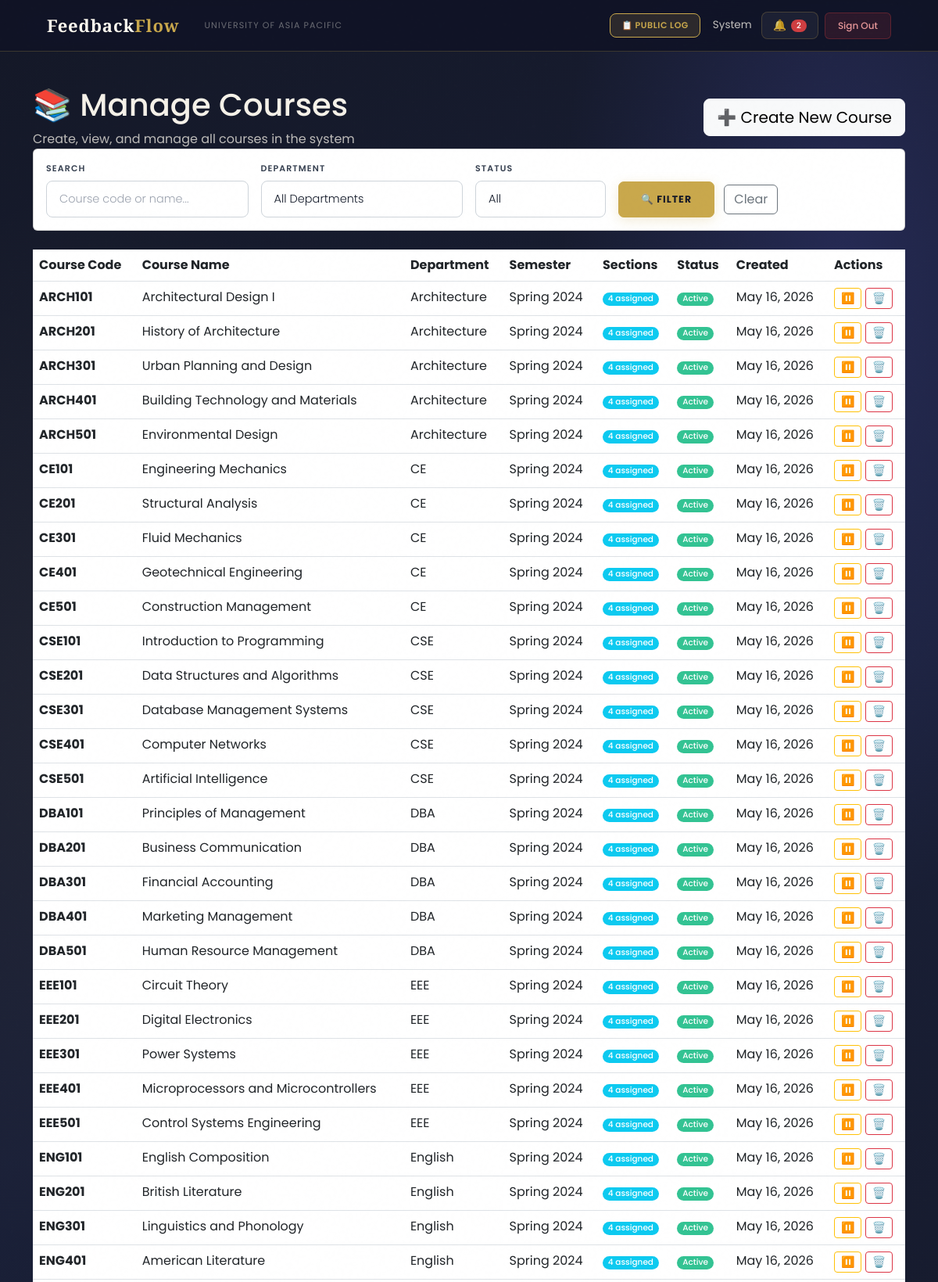
The app's page /feedback/admin/courses/ (signed in, upper part) with its own data.
### users/models.py (models this page shows, shortened)
class User(AbstractBaseUser, PermissionsMixin):
    ROLE_CHOICES = (
        ('Student',   'Student'),
        ('Faculty',   'Faculty'),
        ('HOD',       'Head of Department'),
        ('Staff',     'Staff'),
        ('DAO',       'Dean of Administration Office'),
        ('Admin',     'Administrator'),
        ('Committee', 'Committee Member'),
    )
    DEPARTMENT_CHOICES = (
        ('DBA',          'Department of Business Administration'),
        ('CSE',          'Department of Computer Science and Engineering'),
        ('CE',           'Department of Civil Engineering'),
        ('EEE',          'Department of Electrical and Electronic Engineering'),
        ('Pharmacy',     'Department of Pharmacy'),
        ('Law',          'Department of Law and Human Rights'),
        ('English',      'Department of English'),
        ('Architecture', 'Department of Architecture'),
    )
    COMMITTEE_TYPE_CHOICES = (
        ('Harassment Committee', 'Harassment Committee'),
        ('Proctorial Committee', 'Proctorial Committee'),
    )
    email          = models.EmailField(unique=True, max_length=255)
    full_name      = models.CharField(max_length=150)
    role           = models.CharField(max_length=20, choices=ROLE_CHOICES)
    department     = models.CharField(max_length=100, choices=DEPARTMENT_CHOICES, null=True, blank=True)
    student_id     = models.CharField(max_length=50, unique=True, null=True, blank=True)
    committee_type = models.CharField(max_length=50, choices=COMMITTEE_TYPE_CHOICES, null=True, blank=True)
    is_active      = models.BooleanField(default=True)
    is_staff       = models.BooleanField(default=False)
    created_at     = models.DateTimeField(auto_now_add=True)
    updated_at     = models.DateTimeField(auto_now=True)
    USERNAME_FIELD  = 'email'
    REQUIRED_FIELDS = ['full_name']
    objects = UserManager()
    class Meta:
        verbose_name        = 'User'
        verbose_name_plural = 'Users'
        ordering            = ['-created_at']
    def get_short_name(self):
        return self.full_name.split()[0] if self.full_name else self.email

### feedback/models.py (models this page shows, shortened)
class Course(models.Model):
    course_code = models.CharField(max_length=20, unique=True)
    course_name = models.CharField(max_length=200)
    department = models.CharField(max_length=100)
    semester = models.CharField(max_length=50)
    is_active = models.BooleanField(default=True)
    created_at = models.DateTimeField(auto_now_add=True)
    class Meta:
        ordering = ['course_code']
        verbose_name = 'Course'
        verbose_name_plural = 'Courses'

### feedback/views.py (the view)
# urls.py: path('admin/courses/', views.admin_course_list, name='admin_course_list'),
@login_required
@user_passes_test(admin_required)
def admin_course_list(request):
    courses = Course.objects.all().order_by('department', 'course_code')
    search = request.GET.get('search', '')
    department = request.GET.get('department', '')
    active_filter = request.GET.get('active', '')
    if search:
        courses = courses.filter(
            course_code__icontains=search
        ) | courses.filter(
            course_name__icontains=search
        )
    if department:
        courses = courses.filter(department=department)
    if active_filter == 'active':
        courses = courses.filter(is_active=True)
    elif active_filter == 'inactive':
        courses = courses.filter(is_active=False)
    departments = Course.objects.values_list('department', flat=True).distinct()
    context = {
        'courses': courses,
        'search': search,
        'department': department,
        'active_filter': active_filter,
        'departments': sorted(departments),
        'page_title': 'Manage Courses'
    }
    return render(request, 'feedback/admin_course_list.html', context)

### feedback/views.py (called while the page is built)
def admin_required(user):
    return user.is_authenticated and user.role == 'Admin'

### users/context_processors.py (called while the page is built)
def notifications_count(request):
    if request.user.is_authenticated:
        from users.models import Notification, Announcement
        count = Notification.objects.filter(
            recipient=request.user,
            is_read=False
        ).count()
        active_announcements = []
        for ann in Announcement.objects.filter(is_active=True).order_by('-created_at')[:10]:
            if ann.is_visible_to(request.user):
                active_announcements.append(ann)
            if len(active_announcements) >= 3:
                break
        return {
            'unread_notifications_count': count,
            'active_announcements': active_announcements,
        }
    return {'unread_notifications_count': 0, 'active_announcements': []}

### feedback/templates/feedback/admin_course_list.html (shortened to what this page needs)
{% extends 'users/dashboard_base.html' %}
{% block content %}
<div class="container mt-4">
    <div class="dashboard-header">
        <div class="row align-items-center">
            <div class="col-md-8">
                <h1>📚 Manage Courses</h1>
                <p class="mb-0 opacity-75">Create, view, and manage all courses in the system</p>
            </div>
            <div class="col-md-4 text-end">
                <a href="{% url 'admin_course_add' %}" class="btn btn-light btn-lg">
                    ➕ Create New Course
                </a>
            </div>
        </div>
    </div>
    <div class="card info-card mb-4">
        <div class="card-body">
            <form method="get" class="row g-3 align-items-end">
                <div class="col-md-3">
                    <label class="form-label fw-semibold">Search</label>
                    <input type="text" name="search" class="form-control" placeholder="Course code or name..." value="{{ search }}">
                </div>
                <div class="col-md-3">
                    <label class="form-label fw-semibold">Department</label>
                    <select name="department" class="form-select">
                        <option value="">All Departments</option>
                    </select>
                </div>
                <div class="col-md-2">
                    <label class="form-label fw-semibold">Status</label>
                    <select name="active" class="form-select">
                        <option value="">All</option>
                    </select>
                </div>
                <div class="col-md-4">
                    <button type="submit" class="btn btn-primary me-2">🔍 Filter</button>
                    <a href="{% url 'admin_course_list' %}" class="btn btn-outline-secondary">Clear</a>
                </div>
            </form>
        </div>
    </div>
    <div class="modern-table">
        <table class="table table-hover mb-0">
            <thead>
            <tr>
                <th>Course Code</th>
                <th>Course Name</th>
                <th>Department</th>
                <th>Semester</th>
                <th>Sections</th>
                <th>Status</th>
                <th>Created</th>
                <th>Actions</th>
            </tr>
            </thead>
            <tbody>
            {% for course in courses %}
            <tr>
                <td><strong>{{ course.course_code }}</strong></td>
                <td>{{ course.course_name }}</td>
                <td>{{ course.department }}</td>
                <td>{{ course.semester }}</td>
                <td>
                    {% with assignments=course.assignments.all %}
                        {% if assignments %}
                            <a href="{% url 'admin_assignments' %}?course_id={{ course.id }}" style="text-decoration: none;">
                                <span class="badge bg-info">{{ assignments.count }} assigned</span>
                            </a>
                        {% else %}
                            <a href="{% url 'admin_assignment_add' %}?course_id={{ course.id }}" style="text-decoration: none;">
                                <span class="badge bg-warning text-dark">Not assigned</span>
                            </a>
                        {% endif %}
                    {% endwith %}
                </td>
                <td>
                    {% if course.is_active %}
                    <span class="badge bg-success">Active</span>
                    {% else %}
                    <span class="badge bg-danger">Inactive</span>
                    {% endif %}
                </td>
                <td>{{ course.created_at|date:"M d, Y" }}</td>
                <td>
                    <form action="{% url 'admin_course_toggle' course.id %}" method="post" class="d-inline" title="{% if course.is_active %}Deactivate Course{% else %}Activate Course{% endif %}">
                        <button type="submit" class="btn btn-sm {% if course.is_active %}btn-outline-warning{% else %}btn-outline-success{% endif %}" style="padding: 2px 8px;">
                            {% if course.is_active %}⏸️{% else %}▶️{% endif %}
                        </button>
                    </form>
                    <a href="{% url 'admin_course_delete' course.id %}" class="btn btn-sm btn-outline-danger" title="Delete Course" style="padding: 2px 8px;">🗑️</a>
                </td>
            </tr>
            {% empty %}
            <tr>
                <td colspan="8" class="text-center text-muted py-4">
                    No courses found. <a href="{% url 'admin_course_add' %}">Create one now</a>
                </td>
            </tr>
            {% endfor %}
            </tbody>
        </table>
    </div>
</div>
{% endblock %}

### users/templates/users/base.html (shortened to what this page needs)
<!DOCTYPE html>
<html lang="en">
<head>
    <link href="https://cdn.jsdelivr.net/npm/bootstrap@5.3.0/dist/css/bootstrap.min.css" rel="stylesheet">
</head>
<body>
    <nav class="navbar navbar-expand-lg">
        <div class="container-fluid d-flex align-items-center gap-3">
            <a class="navbar-brand" href="/">Feedback<em>Flow</em></a>
            <span class="navbar-text d-none d-md-inline">University of Asia Pacific</span>
            {% if user.is_authenticated %}
            <div class="ms-auto d-flex align-items-center gap-2">
                <a href="{% url 'public_log' %}" class="btn-bell"
                    style="font-size:11px; font-weight:600; text-transform:uppercase; letter-spacing:0.05em; background:rgba(201,168,76,.15); color:var(--gold) !important; border-color:var(--gold) !important;">
                    📋 Public Log
                </a>
                <span class="nav-user-info d-none d-md-inline ms-2">{{ user.get_short_name }}</span>
                <a href="{% url 'notifications' %}" class="btn-bell ms-1">
                    🔔
                    {% if unread_notifications_count > 0 %}
                    <span class="badge bg-danger" style="font-size:10px;padding:3px 7px;">{{ unread_notifications_count }}</span>
                    {% endif %}
                </a>
                <a href="{% url 'logout' %}" class="btn-logout">Sign Out</a>
            </div>
            {% endif %}
        </div>
    </nav>
    <main>
        {% block content %}{% endblock %}
    </main>
</body>
</html>

### records on screen
User: get_short_name "System"
Course: course_code "ARCH101", course_name "Architectural Design I", department "Architecture", semester "Spring 2024", assignments.all.count "4", is_active "Active", created_at "May 16, 2026"
Course: course_code "ARCH201", course_name "History of Architecture", department "Architecture", semester "Spring 2024", assignments.all.count "4", is_active "Active", created_at "May 16, 2026"
Course: course_code "ARCH301", course_name "Urban Planning and Design", department "Architecture", semester "Spring 2024", assignments.all.count "4", is_active "Active", created_at "May 16, 2026"
Course: course_code "ARCH401", course_name "Building Technology and Materials", department "Architecture", semester "Spring 2024", assignments.all.count "4", is_active "Active", created_at "May 16, 2026"
Course: course_code "ARCH501", course_name "Environmental Design", department "Architecture", semester "Spring 2024", assignments.all.count "4", is_active "Active", created_at "May 16, 2026"
Course: course_code "CE101", course_name "Engineering Mechanics", department "CE", semester "Spring 2024", assignments.all.count "4", is_active "Active", created_at "May 16, 2026"
Course: course_code "CE201", course_name "Structural Analysis", department "CE", semester "Spring 2024", assignments.all.count "4", is_active "Active", created_at "May 16, 2026"
Course: course_code "CE301", course_name "Fluid Mechanics", department "CE", semester "Spring 2024", assignments.all.count "4", is_active "Active", created_at "May 16, 2026"
Course: course_code "CE401", course_name "Geotechnical Engineering", department "CE", semester "Spring 2024", assignments.all.count "4", is_active "Active", created_at "May 16, 2026"
Course: course_code "CE501", course_name "Construction Management", department "CE", semester "Spring 2024", assignments.all.count "4", is_active "Active", created_at "May 16, 2026"
Course: course_code "CSE101", course_name "Introduction to Programming", department "CSE", semester "Spring 2024", assignments.all.count "4", is_active "Active", created_at "May 16, 2026"
Course: course_code "CSE201", course_name "Data Structures and Algorithms", department "CSE", semester "Spring 2024", assignments.all.count "4", is_active "Active", created_at "May 16, 2026"
Course: course_code "CSE301", course_name "Database Management Systems", department "CSE", semester "Spring 2024", assignments.all.count "4", is_active "Active", created_at "May 16, 2026"
Course: course_code "CSE401", course_name "Computer Networks", department "CSE", semester "Spring 2024", assignments.all.count "4", is_active "Active", created_at "May 16, 2026"
Course: course_code "CSE501", course_name "Artificial Intelligence", department "CSE", semester "Spring 2024", assignments.all.count "4", is_active "Active", created_at "May 16, 2026"
Course: course_code "DBA101", course_name "Principles of Management", department "DBA", semester "Spring 2024", assignments.all.count "4", is_active "Active", created_at "May 16, 2026"
Course: course_code "DBA201", course_name "Business Communication", department "DBA", semester "Spring 2024", assignments.all.count "4", is_active "Active", created_at "May 16, 2026"
Course: course_code "DBA301", course_name "Financial Accounting", department "DBA", semester "Spring 2024", assignments.all.count "4", is_active "Active", created_at "May 16, 2026"
Course: course_code "DBA401", course_name "Marketing Management", department "DBA", semester "Spring 2024", assignments.all.count "4", is_active "Active", created_at "May 16, 2026"
Course: course_code "DBA501", course_name "Human Resource Management", department "DBA", semester "Spring 2024", assignments.all.count "4", is_active "Active", created_at "May 16, 2026"
Course: course_code "EEE101", course_name "Circuit Theory", department "EEE", semester "Spring 2024", assignments.all.count "4", is_active "Active", created_at "May 16, 2026"
Course: course_code "EEE201", course_name "Digital Electronics", department "EEE", semester "Spring 2024", assignments.all.count "4", is_active "Active", created_at "May 16, 2026"
Course: course_code "EEE301", course_name "Power Systems", department "EEE", semester "Spring 2024", assignments.all.count "4", is_active "Active", created_at "May 16, 2026"
Course: course_code "EEE401", course_name "Microprocessors and Microcontrollers", department "EEE", semester "Spring 2024", assignments.all.count "4", is_active "Active", created_at "May 16, 2026"
Course: course_code "EEE501", course_name "Control Systems Engineering", department "EEE", semester "Spring 2024", assignments.all.count "4", is_active "Active", created_at "May 16, 2026"
Course: course_code "ENG101", course_name "English Composition", department "English", semester "Spring 2024", assignments.all.count "4", is_active "Active", created_at "May 16, 2026"
Course: course_code "ENG201", course_name "British Literature", department "English", semester "Spring 2024", assignments.all.count "4", is_active "Active", created_at "May 16, 2026"
Course: course_code "ENG301", course_name "Linguistics and Phonology", department "English", semester "Spring 2024", assignments.all.count "4", is_active "Active", created_at "May 16, 2026"
Course: course_code "ENG401", course_name "American Literature", department "English", semester "Spring 2024", assignments.all.count "4", is_active "Active", created_at "May 16, 2026"

### other values on screen
{{ unread_notifications_count }} "2"
